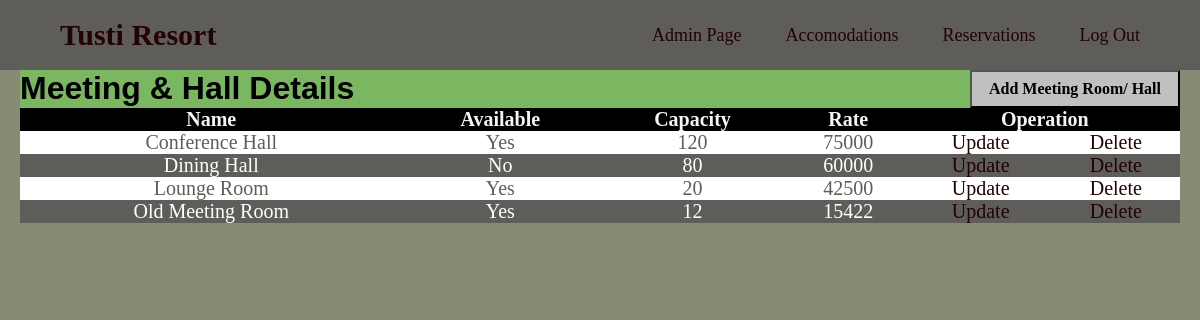
/src/html-php/admin-meeting.php (signed in), run on the app's committed database.
### tables this page shows
CREATE TABLE `meeting` (
  `Name` varchar(100) NOT NULL,
  `Available` varchar(3) NOT NULL,
  `Capacity` int(11) NOT NULL,
  `Rate` int(11) NOT NULL,
  `image` varchar(100) NOT NULL,
  `detail` varchar(500) NOT NULL
);

### src/html-php/admin-meeting.php (the view, shortened to what this page needs)
<!DOCTYPE html>
<html lang="en">
<head>
    <link rel="stylesheet" href="../css/style.css">
    <link rel = "stylesheet" href="../css/style_admin.css">
</head>
<body>
    <nav>
    <div class="logo"><a href="../html-php/home.php">Tusti Resort</a></div>
        <ul>
            <li><a href="../html-php/admin.php">Admin Page</a></li>
            <li><a href="#">Accomodations</a>
            </li>
            <li><a href="#">Reservations</a>
            </li>
            <li><a href="../html-php/logout.php">Log Out</a></li>
        </ul>
    </nav>
<div class="list">
<div >
         <h1>Meeting & Hall Details <button  style=" font-family: times;" class="rightalign" input type=button onClick="location.href='add_meeting.php'"
 value='click here'><b>Add Meeting Room/ Hall</b></button> </h1>
</div>
    <table>
        <thead>
            <tr>
                <th>Name</th>
                <th>Available</th>
                <th>Capacity</th>
                <th>Rate</th>
                <th colspan="2">Operation</th>
            </tr>
        </thead>
        <tbody>
        <?php
        $username = "root";
        $password = "test";
        $server = "db";
        $database = "rms";
        $con = mysqli_connect($server,$username,$password,$database);
        $selectquery = " select * from meeting";
        $query = mysqli_query($con,$selectquery);
        while($res = mysqli_fetch_array($query))echo"
        <tr>
        <td>".$res['Name']."</td>
        <td>".$res['Available']."</td>
        <td>".$res['Capacity']."</td>
        <td>".$res['Rate']."</td>
        <td> <a href='update_meeting.php?name=$res[Name]&avl=$res[Available]&cap=$res[Capacity]&rate=$res[Rate]&det=$res[detail]' > Update </td>
         <td> <a href='delete_meeting.php?meetingname=$res[Name]'  onclick= 'return checkdelete()'> Delete </td>
        </tr>
     "
        ?>
        </tbody>
    </table>
    </div>
</body>
</html>

### src/css/style.css (style rules this page uses)
* { top: 0; padding: 0; margin: 0; box-sizing: border-box; }
body { background-color: whitesmoke; background-size: cover; background-position: center; font-family: sans-serif; }

### src/css/style_admin.css (style rules this page uses)
* { margin: 0; padding: 0; }
body { background-color: whitesmoke; background-size: cover; background-position: center center; height: 100vh; box-sizing: border-box; }
nav { background: rgb(94, 93, 89); font-family: times; }
nav:after { content: ''; clear: both; display: table; }
nav .logo { float: left; color: whitesmoke; font-size: 30px; font-weight: 600; line-height: 70px; padding-left: 60px; }
nav ul { float: right; list-style: none; margin-right: 40px; position: relative; }
nav ul li { display: inline-block; background: rgb(94, 93, 89); margin: 0 5px; }
nav ul li a { color:rgb(34, 2, 2); text-decoration: none; line-height: 70px; font-size:18px; padding: 8px 15px; }
.list { background-color: rgb(123,182,97); margin-left: 20px; margin-right: 20px; }

### src/html-php/admin-meeting.php (style rules this page uses)
body { background-color: rgb(137,138,116); }
table { border-collapse: collapse; width: 100%; color: #5E5D59; font-family: times; font-size: 20px; text-align: center; }
th { background-color: black; color: whitesmoke; }
tr:nth-child(even) { background-color: #5E5D59; color: white; }
tr:nth-child(odd) { background-color: white; color: #5E5D59; }
a { color: rgb(34, 2, 2); text-decoration: none; }
.rightalign { float: right; text-align:center; background-color: rgb(192,192,192); width: 210px; height: 38px; font-size: medium; font-style: bold; color: black; }

### data on the page
meeting: Name "Conference Hall", Available "Yes", Capacity "120", Rate "75000"
meeting: Name "Dining Hall", Available "No", Capacity "80", Rate "60000"
meeting: Name "Lounge Room", Available "Yes", Capacity "20", Rate "42500"
meeting: Name "Old Meeting Room", Available "Yes", Capacity "12", Rate "15422"
